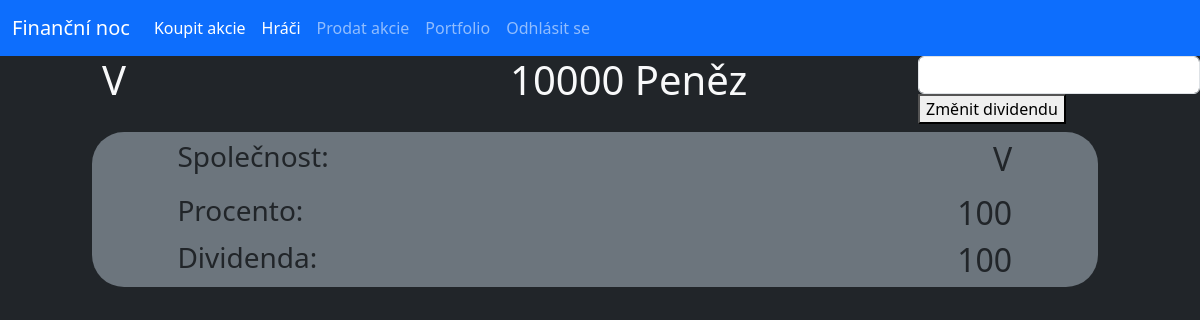
Page /user (signed in) on the committed database.
### database.py (models this page shows, shortened)
class User(db.Model):
    _id = db.Column("id", db.Integer, primary_key=True)
    name = db.Column(db.String(40))
    money = db.Column(db.Integer)
    password = db.Column(db.String(70))

class Stock(db.Model):
    _id = db.Column("id", db.Integer, primary_key=True)
    owner = db.Column(db.String(40))
    name = db.Column(db.String(40))
    percentage = db.Column(db.Integer)
    isSelling = db.Column(db.Boolean)
    dividend = db.Column(db.Integer)

### router.py (the view)
@app.route("/user")
def user():
    if "user" in session:
        usr = session["user"]
        user = User.query.filter_by(name=usr).first()
        stocks = Stock.query.filter_by(owner=usr).all()
        return render_template("user.html", usr=user, logged=True, stocks=stocks)
    else:
        return redirect(url_for("home"))

### templates/user.html
{% extends "main.html" %}
{% block content %}
    <div class="row">
        <div class="col offset-1"><h1 class="text-light">{{usr.name}}</h1></div>
        <div class="col offset-1"><h1 class="text-light">{{usr.money}} Peněz</h1></div>
        <div class="col offset-1">
            <form action="changedividend" method="POST">
                <input type="text" name="dividend" id="dividend" class="form-control">
                <button type="submit">Změnit dividendu</button>
            </form>
        </div>
    </div>
    {% for stock in stocks%}
    <div class="row py-2">
        <div class="col-offset-1 col-11">
            <div class="conteiner offset-1 bg-secondary rounded-5">
                <div class="row py-2">
                    <div class="col-4 offset-1"><h3>Společnost:</h3></div>
                    <div class="col-6"><h2 class="text-end">{{stock.name}}</h2></div>
                </div>
                <div class="row">
                    <div class="col-4 offset-1"><h3>Procento:</h3></div>
                    <div class="col-6"><h2 class="text-end">{{stock.percentage}}</h2></div>
                </div>
                <div class="row">
                    <div class="col-4 offset-1"><h3>Dividenda:</h3></div>
                    <div class="col-6"><h2 class="text-end">{{stock.dividend}}</h2></div>
                </div>
            </div>
        </div>
    </div>
    {% endfor %}
{% endblock%}

### rows in the picture
User: name "V", money "10000"
Stock: name "V", percentage "100", dividend "100"
